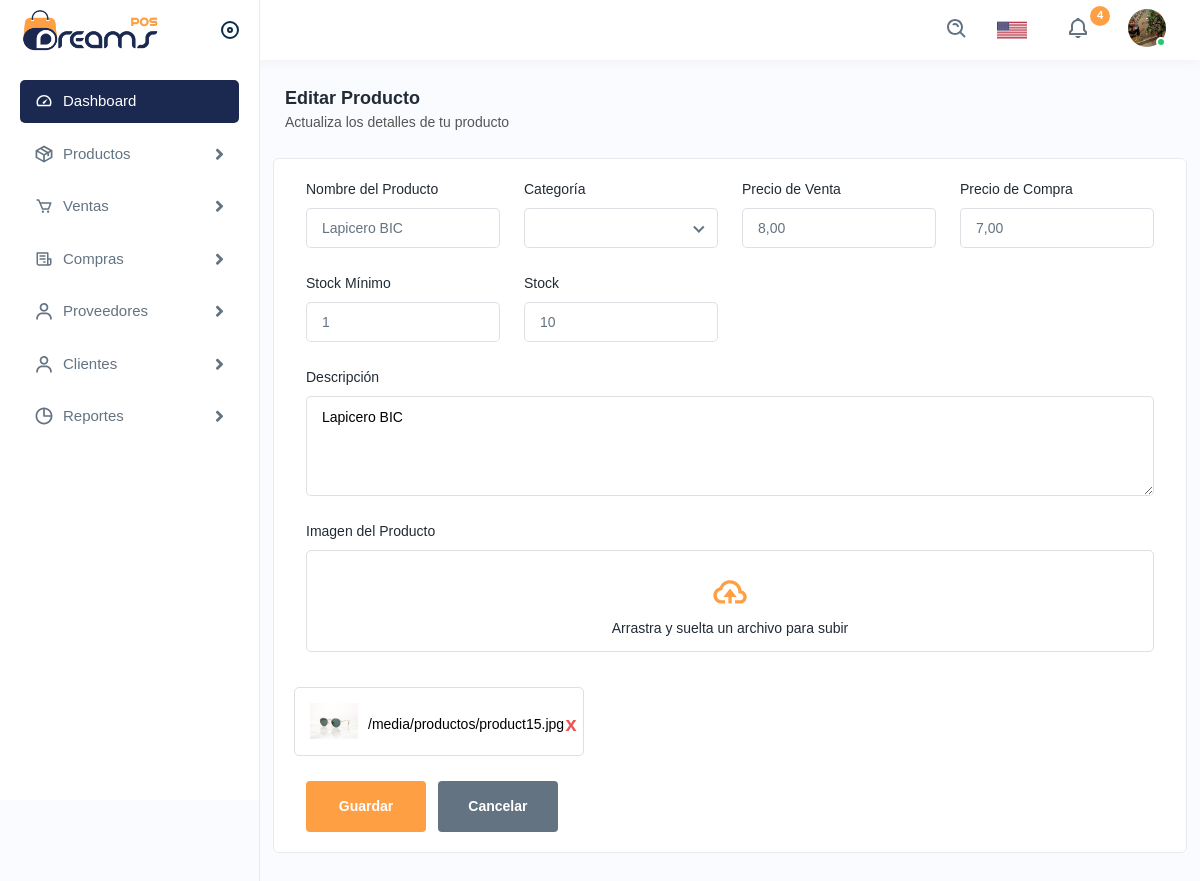
Screenshot of /update/product/3/ (signed in) with the database file from the repository.
### backend/models.py (models this page shows, shortened)
class Producto(models.Model):
    nombre = models.CharField(max_length=100)
    precio_venta = models.DecimalField(max_digits=10, decimal_places=2)
    precio_compra = models.DecimalField(max_digits=10, decimal_places=2)
    descripcion = models.TextField(blank=True, null=True)
    stock_minimo = models.IntegerField()
    stock = models.IntegerField()
    ultima_actualizacion = models.DateTimeField(auto_now_add=True)
    categoria = models.ForeignKey(Categoria, on_delete=models.CASCADE)
    proveedores = models.ManyToManyField(Proveedor, through='ProductoProveedor')
    imagen = models.ImageField(upload_to='productos/', blank=True, null=True)

### backend/views.py (the view)
# urls.py: path('update/product/<int:pk>/', login_required(ProductoUpdateView.as_view()), name='update_product'),
class ProductoUpdateView(UpdateView):
    model = Producto
    form_class = ProductoForm
    template_name = 'dashboard/update_product.html'
    success_url = reverse_lazy('list_product')
    context_object_name = 'product'

### backend/forms.py
class ProductoForm(forms.ModelForm):
    class Meta:
        model = Producto
        fields = [
            'nombre',
            'precio_venta',
            'precio_compra',
            'descripcion',
            'stock_minimo',
            'stock',
            'categoria',
            'proveedores',
            'imagen',
        ]
        widgets = {
            'imagen': forms.FileInput(attrs={
                'class': 'form-control',
                'id': 'imagen-input',
            }),
        }

### backend/templates/dashboard/update_product.html (shortened to what this page needs)
{% extends 'base.html' %}
{% load static %}
{% block content %}
<div class="page-header">
    <div class="page-title">
        <h4>Editar Producto</h4>
        <h6>Actualiza los detalles de tu producto</h6>
    </div>
</div>
<div class="card">
    <div class="card-body">
        <form method="POST" enctype="multipart/form-data">
            <div class="row">
                <div class="col-lg-3 col-sm-6 col-12">
                    <div class="form-group">
                        <label>Nombre del Producto</label>
                        <input type="text" name="nombre" value="{{ product.nombre }}" class="form-control">
                    </div>
                </div>
                <div class="col-lg-3 col-sm-6 col-12">
                    <div class="form-group">
                        <label>Categoría</label>
                    </div>
                </div>
                <div class="col-lg-3 col-sm-6 col-12">
                    <div class="form-group">
                        <label>Precio de Venta</label>
                        <input type="text" name="precio_venta" value="{{ product.precio_venta }}" class="form-control">
                    </div>
                </div>
                <div class="col-lg-3 col-sm-6 col-12">
                    <div class="form-group">
                        <label>Precio de Compra</label>
                        <input type="text" name="precio_compra" value="{{ product.precio_compra }}" class="form-control">
                    </div>
                </div>
                <div class="col-lg-3 col-sm-6 col-12">
                    <div class="form-group">
                        <label>Stock Mínimo</label>
                        <input type="text" name="stock_minimo" value="{{ product.stock_minimo }}" class="form-control">
                    </div>
                </div>
                <div class="col-lg-3 col-sm-6 col-12">
                    <div class="form-group">
                        <label>Stock</label>
                        <input type="text" name="stock" value="{{ product.stock }}" class="form-control">
                    </div>
                </div>
                <div class="col-lg-12">
                    <div class="form-group">
                        <label>Descripción</label>
                        <textarea name="descripcion" class="form-control">{{ product.descripcion }}</textarea>
                    </div>
                </div>
                <div class="col-lg-12">
                    <div class="form-group">
                        <label>Imagen del Producto</label>
                        <div class="image-upload">
                            <div class="image-uploads">
                                <img src="{% static 'assets/img/icons/upload.svg' %}" alt="img">
                                <h4>Arrastra y suelta un archivo para subir</h4>
                            </div>
                        </div>
                    </div>
                </div>
                <div class="col-12">
                    <div class="product-list">
                        <ul class="row">
                            <li class="ps-0" id="productviewscontainer">
                                <div class="productviews">
                                    <div class="productviewsimg">
                                        <img id="imagen-preview" src="{{ product.imagen.url }}" alt="img">
                                    </div>
                                    <div class="productviewscontent">
                                        <div class="productviewsname">
                                            <h2 id="productname">{{ product.imagen.url }}</h2>
                                    </div>
                                    <a href="javascript:void(0);" class="hideset" onclick="clearImage()">x</a>
                                </div>
                            </li>
                        </ul>
                    </div>
                </div>
                <div class="col-lg-12">
                    <button type="submit" class="btn btn-submit me-2">Guardar</button>
                    <a href="{% url 'list_product' %}" class="btn btn-cancel">Cancelar</a>
                </div>
            </div>
        </form>
    </div>
</div>
{% endblock content %}

### rows the page displays
Producto: nombre "Lapicero BIC", precio_venta "8,00", precio_compra "7,00", stock_minimo "1", stock "10", descripcion "Lapicero BIC", imagen (picture), imagen "/media/productos/product15.jpg"
